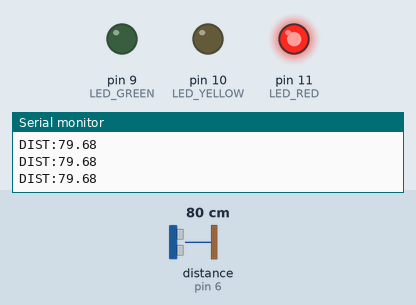
Recording of a sketch running on a simulated Arduino Uno, built with avr-gcc and run on an emulated ATmega328P. Parts: output pins drawn as LEDs (lit = HIGH), the last lines printed to the serial monitor. Wiring (inferred from the names in the program): ultrasonic range finder: trigger pin 7; echo pin 6. The inputs (shaded band) are chosen by the test bench; at power-on: distance to the obstacle (sensor on pin 6) 80 cm. The echo pulse lasts 58.3 µs per cm; pins used as bus, display or sensor lines are not drawn.

Above: at 1.2 s.
1.3 s: distance to the obstacle (sensor on pin 6) set to 2 cm
At 2.6 s:
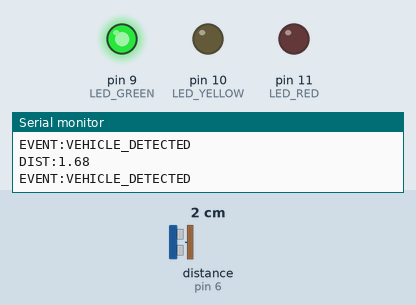
4.5 s: distance to the obstacle (sensor on pin 6) set to 18 cm
6.0 s: distance to the obstacle (sensor on pin 6) set to 22 cm
At 6.6 s:
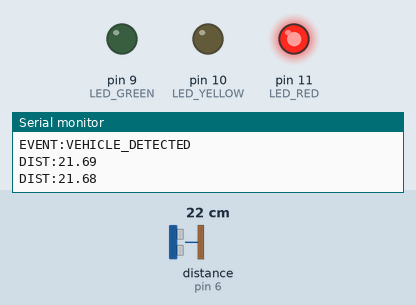
7.5 s: distance to the obstacle (sensor on pin 6) set to 4 cm
At 7.9 s:
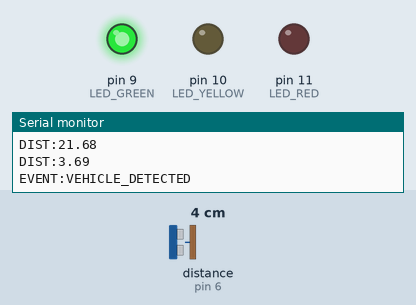
Timing chart, 0 to 10.5 s (numbered marks = the images above; inputs shaded):
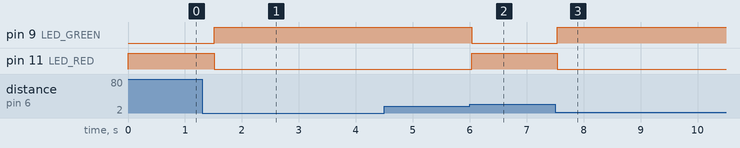

Measured:
- the behaviour switches between 20 and 21 cm on distance to the obstacle (sensor on pin 6) (found by bisection; images 1 and 2)
- after the input at 1.3 s, pin 9 (LED_GREEN): LOW → HIGH after 0.22 s; pin 11 (LED_RED): HIGH → LOW after 0.22 s
- after the input at 6.0 s, pin 9 (LED_GREEN): HIGH → LOW at once; pin 11 (LED_RED): LOW → HIGH at once
- after the input at 7.5 s, pin 9 (LED_GREEN): LOW → HIGH at once; pin 11 (LED_RED): HIGH → LOW at once

The sketch:

vehicle_sensor.ino
```cpp
/*
 * Smart Street Intersection — Arduino Sketch
 * UC1: Detección de Vehículo con HC-SR04 + Control de LEDs
 *
 * Componentes (Tinkercad):
 *   - Arduino Uno
 *   - Sensor HC-SR04 (ultrasónico)
 *   - LED Verde  → pin 9
 *   - LED Amarillo → pin 10
 *   - LED Rojo   → pin 11
 *   - Resistencias 220Ω en cada LED
 *
 * Protocolo Serial con Java:
 *   Arduino → Java: "DIST:15.30\n"   (distancia en cm)
 *   Java → Arduino: "LED:GREEN\n"    (comando de color)
 *
 * Umbral de detección: < 20 cm = vehículo presente
 */

// ── Pines ────────────────────────────────────────────────────────────────────
const int TRIG_PIN    = 7;
const int ECHO_PIN    = 6;
const int LED_GREEN   = 9;
const int LED_YELLOW  = 10;
const int LED_RED     = 11;

// ── Constantes ───────────────────────────────────────────────────────────────
const float DETECTION_THRESHOLD = 20.0; // cm
const int   BAUD_RATE           = 9600;
const int   LOOP_DELAY_MS       = 500;

// ── Estado actual ─────────────────────────────────────────────────────────────
String currentLedColor = "RED";
String incomingCommand = "";

void setup() {
    Serial.begin(BAUD_RATE);

    pinMode(TRIG_PIN,   OUTPUT);
    pinMode(ECHO_PIN,   INPUT);
    pinMode(LED_GREEN,  OUTPUT);
    pinMode(LED_YELLOW, OUTPUT);
    pinMode(LED_RED,    OUTPUT);

    // Estado inicial: rojo
    setLed("RED");
    Serial.println("READY:SmartIntersection");
}

void loop() {
    // ── Leer distancia del HC-SR04 ──────────────────────────────────────────
    float distance = measureDistance();

    // ── Enviar lectura a Java por Serial ────────────────────────────────────
    Serial.print("DIST:");
    Serial.println(distance, 2);

    // ── Recibir comando de Java (no bloqueante) ──────────────────────────────
    if (Serial.available() > 0) {
        incomingCommand = Serial.readStringUntil('\n');
        incomingCommand.trim();
        handleCommand(incomingCommand);
    }

    // ── Reacción automática local (si no hay comando externo) ────────────────
    if (distance < DETECTION_THRESHOLD) {
        // Vehículo detectado → LED verde local
        setLed("GREEN");
        Serial.println("EVENT:VEHICLE_DETECTED");
    } else {
        setLed("RED");
    }

    delay(LOOP_DELAY_MS);
}

// ─── Funciones ───────────────────────────────────────────────────────────────

/**
 * Mide distancia con el HC-SR04.
 * Retorna distancia en centímetros.
 */
float measureDistance() {
    // Pulso de disparo
    digitalWrite(TRIG_PIN, LOW);
    delayMicroseconds(2);
    digitalWrite(TRIG_PIN, HIGH);
    delayMicroseconds(10);
    digitalWrite(TRIG_PIN, LOW);

    // Medir tiempo del eco
    long duration = pulseIn(ECHO_PIN, HIGH, 30000); // timeout 30ms
    if (duration == 0) return 999.0; // sin eco = sin objeto

    // Convertir a cm (velocidad del sonido ~343 m/s)
    float distance = (duration * 0.0343) / 2.0;
    return distance;
}

/**
 * Procesa comandos recibidos desde la app Java.
 * Formato esperado: "LED:GREEN", "LED:RED", "LED:YELLOW"
 */
void handleCommand(String cmd) {
    if (cmd.startsWith("LED:")) {
        String color = cmd.substring(4);
        setLed(color);
        Serial.print("ACK:LED:");
        Serial.println(color);
    }
}

/**
 * Controla los LEDs del semáforo.
 * Solo enciende el LED del color indicado, apaga los demás.
 */
void setLed(String color) {
    digitalWrite(LED_GREEN,  LOW);
    digitalWrite(LED_YELLOW, LOW);
    digitalWrite(LED_RED,    LOW);

    if (color == "GREEN"  || color.equals("GREEN"))  digitalWrite(LED_GREEN,  HIGH);
    if (color == "YELLOW" || color.equals("YELLOW")) digitalWrite(LED_YELLOW, HIGH);
    if (color == "RED"    || color.equals("RED"))    digitalWrite(LED_RED,    HIGH);

    currentLedColor = color;
}
```
